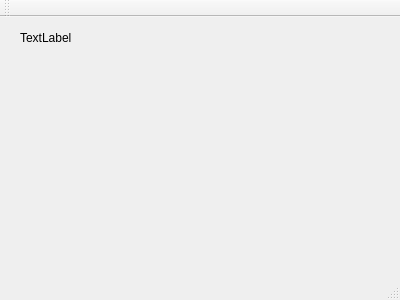
<?xml version="1.0" encoding="UTF-8"?>
<ui version="4.0">
 <class>MainWindow</class>
 <widget class="QMainWindow" name="MainWindow">
  <property name="geometry">
   <rect>
    <x>0</x>
    <y>0</y>
    <width>400</width>
    <height>300</height>
   </rect>
  </property>
  <property name="windowTitle">
   <string>MainWindow</string>
  </property>
  <widget class="QWidget" name="centralWidget">
   <widget class="QLabel" name="label">
    <property name="geometry">
     <rect>
      <x>20</x>
      <y>10</y>
      <width>81</width>
      <height>21</height>
     </rect>
    </property>
    <property name="text">
     <string>TextLabel</string>
    </property>
   </widget>
  </widget>
  <widget class="QMenuBar" name="menuBar">
   <property name="geometry">
    <rect>
     <x>0</x>
     <y>0</y>
     <width>400</width>
     <height>20</height>
    </rect>
   </property>
  </widget>
  <widget class="QToolBar" name="mainToolBar">
   <attribute name="toolBarArea">
    <enum>TopToolBarArea</enum>
   </attribute>
   <attribute name="toolBarBreak">
    <bool>false</bool>
   </attribute>
  </widget>
  <widget class="QStatusBar" name="statusBar"/>
 </widget>
 <layoutdefault spacing="6" margin="11"/>
 <resources/>
 <connections/>
</ui>
